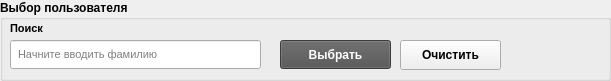
   <widget class="QGroupBox" name="groupBox_1_tab">
    <property name="geometry">
     <rect>
      <x>10</x>
      <y>20</y>
      <width>611</width>
      <height>81</height>
     </rect>
    </property>
    <property name="font">
     <font>
      <weight>75</weight>
      <italic>false</italic>
      <bold>true</bold>
      <kerning>true</kerning>
     </font>
    </property>
    <property name="title">
     <string>Выбор пользователя</string>
    </property>
    <property name="flat">
     <bool>false</bool>
    </property>
    <property name="checkable">
     <bool>false</bool>
    </property>
    <widget class="QLabel" name="label">
     <property name="geometry">
      <rect>
       <x>10</x>
       <y>20</y>
       <width>231</width>
       <height>16</height>
      </rect>
     </property>
     <property name="styleSheet">
      <string notr="true">font-weight: bold;
font-size:11px;
</string>
     </property>
     <property name="text">
      <string>Поиск</string>
     </property>
    </widget>
    <widget class="QLineEdit" name="lineEdit">
     <property name="geometry">
      <rect>
       <x>10</x>
       <y>40</y>
       <width>251</width>
       <height>29</height>
      </rect>
     </property>
     <property name="autoFillBackground">
      <bool>false</bool>
     </property>
     <property name="styleSheet">
      <string notr="true">padding-left:5px;
font-size:11px;
font-weight:normal;</string>
     </property>
     <property name="inputMethodHints">
      <set>Qt::ImhNone</set>
     </property>
     <property name="readOnly">
      <bool>false</bool>
     </property>
     <property name="placeholderText">
      <string>Начните вводить фамилию</string>
     </property>
     <property name="clearButtonEnabled">
      <bool>false</bool>
     </property>
    </widget>
    <widget class="QPushButton" name="button_get_user_info">
     <property name="geometry">
      <rect>
       <x>280</x>
       <y>40</y>
       <width>111</width>
       <height>29</height>
      </rect>
     </property>
     <property name="styleSheet">
      <string notr="true">background-color:#525252;
font-weight:bold;
color:#FFFFFF;
</string>
     </property>
     <property name="text">
      <string>Выбрать</string>
     </property>
    </widget>
    <widget class="QPushButton" name="button_get_user_info_clear">
     <property name="geometry">
      <rect>
       <x>400</x>
       <y>40</y>
       <width>101</width>
       <height>30</height>
      </rect>
     </property>
     <property name="text">
      <string>Очистить</string>
     </property>
    </widget>
   </widget>
